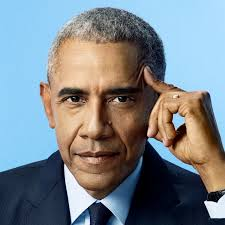
#> input picture pythonimg/obama.jpg, 225 x 225 px
$ jupyter execute 'Photo converter.ipynb'
#> lines starting #> are read from the running program, lines starting #| are printed output that depends on the picture
[cell 1]
from PIL import Image
import numpy as np
import colorsys
import random

def match(img1,img2,factor=1):
    w1, h1 = img1.size
    w2, h2 = img2.size
    img2 = img2.resize((w1, h1))

    return img1.reduce(factor), img2.reduce(factor)

def gridtoarr(grid):
    arr = []
    for i in range(len(grid)):
        for j in grid[i]:
            arr.append(j)
    return np.array(arr)

def arrtogrid(arr, width, height):
    grid = []
    for i in range(height):
        row = []
        for j in range(width):
            row.append(arr[i * width + j])
        grid.append(row)
    return np.array(grid)

def imgrgb(img):
    rgb = img.convert('RGB')
    grid = np.array(rgb)  # shape (H, W, 3), dtype=uint8
    return gridtoarr(grid)

def imgl(img):
    l = img.convert('L')
    grid = np.array(l)  # shape (H, W), dtype=uint8
    return gridtoarr(grid)

# [9 lines left out: function randise, not called in this run]

def image_from_rgb(rgb_arr):
    return Image.fromarray(rgb_arr, mode='RGB')


#image1: target, image2: pixels
image1 = Image.open('pythonimg/obama.jpg')
#> image1 is the input picture: PIL image 225x225 RGB; mean R, G, B 122.6, 131.5, 138.2
image2 = Image.open('pythonimg/noise.png')
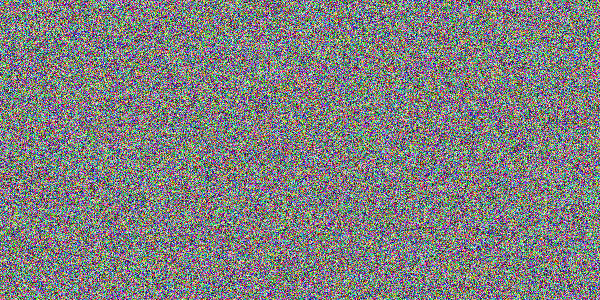
#> input picture pythonimg/noise.png, 600 x 300 px
#> image2 is the input picture: PIL image 600x300 RGB; mean R, G, B 127.3, 127.9, 127.5
image1, image2 = match(image1, image2)
#> in match, `img2 = img2.resize((w1, h1))`:
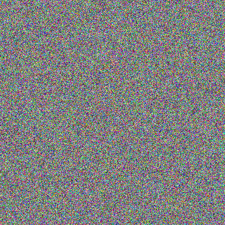
#> img2: PIL image 225x225 RGB; mean R, G, B 127.3, 127.9, 127.5


randomiser = 0
saved = 1


if randomiser:
    arr1 = imgrgb(image1)
    randarr = randise(arr1, 0, 1, 1, 255, 255, 255)
    randimage1 = image_from_rgb(arrtogrid(randarr, image1.size[0], image1.size[1]))
    randimage1.show()

else:
    arr1temp = imgl(image1)
#> in imgl, `l = img.convert('L')`:
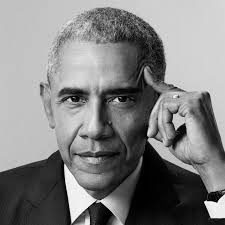
#> l: PIL image 225x225 L; min 0, max 254, mean 129.6
#> after the loop in gridtoarr, `for i in range(len(grid)):`: arr = 50625 items
    arr2temp = imgl(image2)
#> in imgl (call 2), `l = img.convert('L')`:
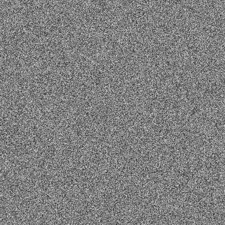
#> l: PIL image 225x225 L; min 48, max 208, mean 127.6
    n = len(arr1temp)
#> n = 50625
    print(n)
#| 50625

    arr1 = [[arr1temp[i],i] for i in range(n)]
#> arr1 = 50625 items
    arr2 = [[arr2temp[i],i] for i in range(n)]
#> arr2 = 50625 items

    arr1s = sorted(arr1, key=lambda x: x[0])
#> arr1s = 50625 items
    arr2s = sorted(arr2, key=lambda x: x[0])
#> arr2s = 50625 items

    rgb2 = imgrgb(image2)
    arrf = [0]*n
#> arrf = 50625 items
    for i in range(n):
        targ = arr1s[i][1]
        pix = arr2s[i][1]
        arrf[targ] = rgb2[pix]
#> this loop made 50625 passes
#> (targ, pix) on passes 1 to 3: (21672, 3595), (21676, 2839), (21720, 26115)

    imagef = image_from_rgb(arrtogrid(np.array(arrf, dtype=np.uint8), image1.size[0], image1.size[1]))
#> after the loop in arrtogrid, `for i in range(height):`: grid = 225 items
#> in arrtogrid, `return np.array(grid)`:
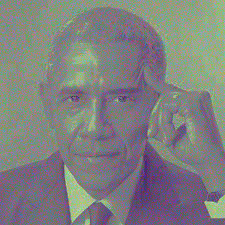
#> returned value: shape (225, 225, 3); mean of channels 0, 1, 2 127.3, 127.9, 127.5; drawn as R, G, B
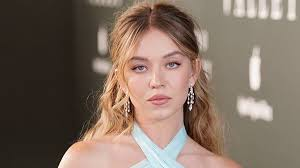
#> input picture pythonimg/sweeney.jpg, 300 x 168 px
#> further down, image2 is the input picture: PIL image 300x168 RGB; mean R, G, B 127.5, 109.6, 96.7
    image2.show()
    imagef.show()
    if saved:
        imagef.save('output.png')

Unused code

[cell 2]
# [12 lines of commented-out code are left out]

# [32 lines left out: functions channel, rgb_to_hls, hls_array_to_rgb_array_colorsys, not called in this run]

Everything below this shows testing

[cell 3]
from PIL import Image
import numpy as np
import colorsys

def match(img1,img2):
    w1, h1 = img1.size
#> w1 = 225; h1 = 225
    w2, h2 = img2.size
#> w2 = 300; h2 = 168

    htarget = min(h1,h2)
#> htarget = 168
    print((w1, h1),(w2,h2))
#| (225, 225) (300, 168)

    img1 = img1.resize((w1*htarget//h1,htarget))
    img2 = img2.resize((w2*htarget//h2,htarget))
    w1, h1 = img1.size
#> w1 = 168; h1 = 168
    w2, h2 = img2.size
    print((w1, h1),(w2,h2))
#| (168, 168) (300, 168)

    wtarget = min(w1,w2)
#> wtarget = 168
    img1 = img1.crop(((w1-wtarget)//2, 0, w1-((w1-wtarget)//2 + (w1-wtarget)%2), htarget))
    img2 = img2.crop(((w2-wtarget)//2, 0, w2-((w2-wtarget)//2 + (w2-wtarget)%2), htarget))
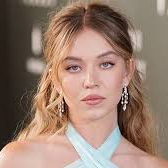
#> img2: PIL image 168x168 RGB; mean R, G, B 151.4, 125.3, 110.7

    return img1, img2

image1 = Image.open('pythonimg/obama.jpg')
image2 = Image.open('pythonimg/sweeney.jpg')
image1, image2 = match(image1, image2)
print(image1.size, image2.size)
#| (168, 168) (168, 168)
image1.show()
image2.show()

[cell 4]
# [11 lines left out: function minim, not called in this run]

[cell 5]
from PIL import Image
import numpy as np
import colorsys

def match_and_crop(img1, img2, resample=Image.LANCZOS):

#> called with resample = 1
    w1, h1 = img1.size
#> w1 = 300; h1 = 168
    w2, h2 = img2.size
#> w2 = 225; h2 = 225

    if (w1 > h1) != (w2 > h2):
        img2 = img2.rotate(90, expand=True)
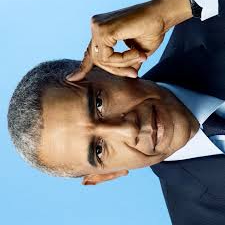
#> img2: PIL image 225x225 RGB; mean R, G, B 122.6, 131.5, 138.2
        w2, h2 = img2.size

    target_w = min(w1, w2)
#> target_w = 225
    target_h = min(h1, h2)
#> target_h = 168

    def scale_and_center_crop(img, target_w, target_h):
#> called with target_w = 225, target_h = 168
        w, h = img.size
#> w = 300
        # Compute scale so image is >= target in both dims (scale <= 1 so we only shrink)
        scale = max(target_w / w, target_h / h)
        new_w = max(1, int(round(w * scale)))
        new_h = max(1, int(round(h * scale)))
        if (new_w, new_h) != (w, h):
            img = img.resize((new_w, new_h), resample=resample)
        left = (new_w - target_w) // 2
        top = (new_h - target_h) // 2
        right = left + target_w
        bottom = top + target_h
        return img.crop((left, top, right, bottom))
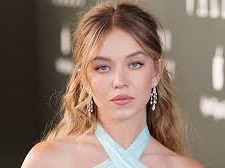
#> returned value: PIL image 225x168 RGB; mean R, G, B 138.4, 116.9, 103.4

    img1_fixed = scale_and_center_crop(img1, target_w, target_h)
    img2_fixed = scale_and_center_crop(img2, target_w, target_h)
#> call 2 of scale_and_center_crop, with target_w = 225, target_h = 168
#> in scale_and_center_crop (call 2), `return img.crop((left, top, right, bottom))`:
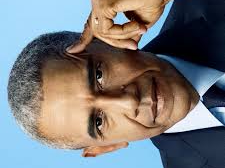
#> returned value: PIL image 225x168 RGB; mean R, G, B 120.4, 121.2, 122.8
    return img1_fixed, img2_fixed

# Example usage: load images and produce matched-size versions (never 0x0)
image1 = Image.open('pythonimg/sweeney.jpg')
image2 = Image.open('pythonimg/obama.jpg')
image1, image2 = match_and_crop(image1, image2)
print(image1.size, image2.size)
#| (225, 168) (225, 168)
image1.show()
image2.show()

[cell 6]
import random
import itertools

n = 7

arr1 = [random.randint(1,4) for _ in range(n)]
arr2 = [random.randint(1,4) for _ in range(n)]

def min1(a, b):
    arrlist = list(itertools.permutations(b,n))
    lossarr = []
    for i in range(len(arrlist)):
        loss = 0
        for j in range(n):
            loss += (a[j]-arrlist[i][j])**2
        lossarr.append(loss)
    ind = lossarr.index(min(lossarr))
    return list(arrlist[ind])

def swap(a1,a2,b1,b2):
    loss1 = (a1 - b1) ** 2 + (a2 - b2) ** 2
    loss2 = (a1 - b2) ** 2 + (a2 - b1) ** 2
    return loss2 < loss1

def min2(a, b):
    asort = sorted(a)
    bsort = sorted(b)
    k = 1
    while k:
        k = 0
        for i in range(n-1):
            if swap(asort[i], asort[i+1], bsort[i], bsort[i+1]):
                bsort[i], bsort[i+1] = bsort[i+1], bsort[i]
                k = 1

    bmin = []
    for i in range(n):
        ind = asort.index(a[i])
        bmin.append(bsort[ind])
        asort[ind] = -1
        bsort[ind] = -1
    return bmin

def min3(a, b):
    asort = sorted(a)
    bsort = sorted(b)

    bmin = []
    for i in range(n):
        ind = asort.index(a[i])
        bmin.append(bsort[ind])
        asort[ind] = -1
        bsort[ind] = -1
    return bmin

def loss(a, b):
    tot = 0
    for i in range(n):
        tot += (a[i]-b[i])**2
    return tot

arr2min1 = min1(arr1, arr2)

arr2min2 = min2(arr1, arr2)

arr2min3 = min3(arr1, arr2)


print(loss(arr1,arr2min1)==loss(arr1,arr2min2), loss(arr1,arr2min1)==loss(arr1,arr2min3))
